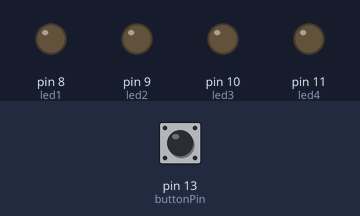
A sketch run on a simulated Arduino Uno, built with avr-gcc and run on an emulated ATmega328P. Shown: output pins drawn as LEDs (lit = HIGH). The inputs (shaded band) are chosen by the test bench; at power-on: pin 13 (buttonPin) LOW.

Above: at 1.2 s.
1.3 s: pin 13 (buttonPin) pulled HIGH for 0.15 s
At 1.39 s:
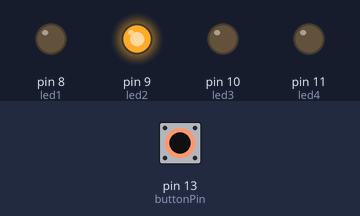
4.3 s: pin 13 (buttonPin) pulled HIGH for 1 s
At 4.47 s:
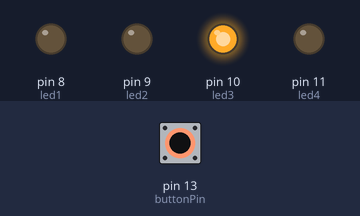
7.3 s: pin 13 (buttonPin) pulled HIGH for 3.2 s
At 9.7 s:
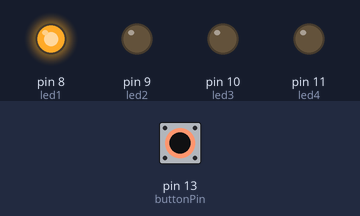
Timing chart, 0 to 13.6 s (numbered marks = the images above; inputs shaded):
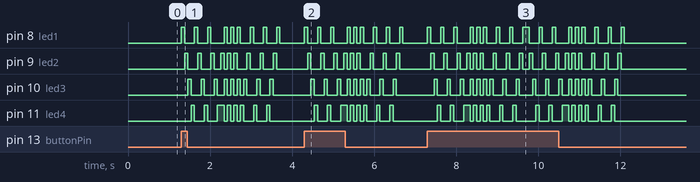

The sketch:

ButtonNLedsPatterns.ino
```cpp
/*

 */


// constants won't change. They're used here to
// set pin numbers:
const int buttonPin = 13;     // the number of the pushbutton pin
const int led1 = 8;
const int led2 = 9;
const int led3 = 10;
const int led4 = 11;

// variables will change:
int buttonState = 0;         // variable for reading the pushbutton status

void setup() {
  // initialize the LED pin as an output:
  pinMode(led1, OUTPUT);
  pinMode(led2, OUTPUT);
  pinMode(led3, OUTPUT);
  pinMode(led4, OUTPUT);
  // initialize the pushbutton pin as an input:
  pinMode(buttonPin, INPUT);
}

void loop(){
  // read the state of the pushbutton value:
  buttonState = digitalRead(buttonPin);

  // check if the pushbutton is pressed.
  // if it is, the buttonState is HIGH:
  if (buttonState == HIGH) {
    // turn LED on:
   turnLeft();
   ledsOff();
   cruz();
   ledsOff();
   turnRight();

 }

  else {
    // turn LED off:
  ledsOff();
  }
}

void ledsOff () {
      digitalWrite(led1, LOW);
    digitalWrite(led2, LOW);
    digitalWrite(led3, LOW);
    digitalWrite(led4, LOW);
}

void turnLeft (){
    int delayVal = 80;

    for (int x=0 ; x <3 ; x++){
    digitalWrite(led1, HIGH);
    digitalWrite(led4, LOW);
    delay(delayVal);

    digitalWrite(led1, LOW);
    digitalWrite(led2, HIGH);

    delay(delayVal);

    digitalWrite(led2, LOW);
    digitalWrite(led3, HIGH);

    delay(delayVal);

    digitalWrite(led3, LOW);
    digitalWrite(led4, HIGH);

    delay(delayVal);

    }

}

void turnRight (){

    int delayVal = 80;

    for (int x=0 ; x < 3 ; x++){
    digitalWrite(led1, LOW);
    digitalWrite(led4, HIGH);
    delay(delayVal);

    digitalWrite(led3, HIGH);
    digitalWrite(led4, LOW);

    delay(delayVal);

    digitalWrite(led2, HIGH);
    digitalWrite(led3, LOW);

    delay(delayVal);

    digitalWrite(led1, HIGH);
    digitalWrite(led2, LOW);

    delay(delayVal);

    }


}

void cruz () {
    for (int x=0 ; x < 3 ; x++){
    digitalWrite(led4, HIGH);
    digitalWrite(led2, HIGH);
    digitalWrite(led1, LOW);
    digitalWrite(led3, LOW);
    delay(80);
    digitalWrite(led4, LOW);
    digitalWrite(led2, LOW);
    digitalWrite(led1, HIGH);
    digitalWrite(led3, HIGH);
    delay(80);
    }
}
```

Measured:
- after the input at 7.3 s, pin 8 (led1): LOW → HIGH at once, then moves between LOW and HIGH, repeating every 2.4 s
